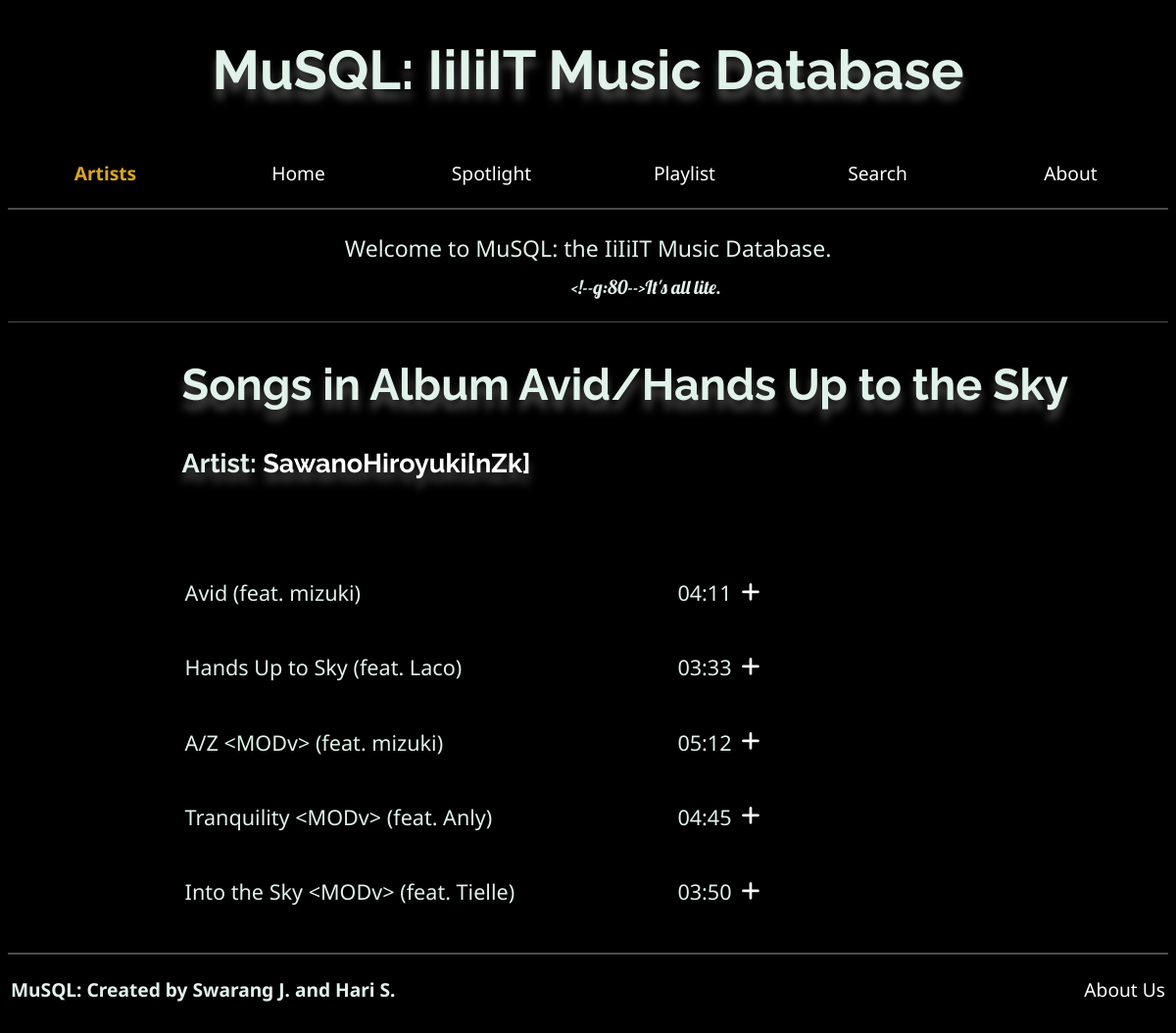
Screenshot of /songs/2/3 with the database file from the repository.
### tables this page shows
CREATE TABLE albums (artist_id INT,album_id INT,title CHAR(255),yearOfRelease INT,img_path CHAR(255));

CREATE TABLE artists (artist_id INT PRIMARY KEY, name CHAR(255));

CREATE TABLE songs (artist_id INT, album_id INT, song_name VARCHAR(255), duration VARCHAR(255));

### app.py (the view)
@app.route('/songs/<int:artist_no>/<int:album_no>')
def songs_artist_album(artist_no, album_no):
    if artist_no < 1 or artist_no > 5:
        return abort(404)
    with sql.connect("db.sqlite3") as cnx:
        cur = cnx.cursor()
        res = cur.execute('select name from artists where artist_id=?', (artist_no, ))
        artist_name = res.fetchone()[0]
        res = cur.execute('select title from albums where artist_id=? and album_id=?', (artist_no, album_no))
        temp = res.fetchone()
        if temp:
            print(temp)
            album_name = temp[0]
        else:
            return abort(404)
        res = cur.execute('select song_name, duration from songs where artist_id=? and album_id=?', (artist_no, album_no))
        songs = [(name, duration[:-3]) for name, duration in res.fetchall()]
        print(artist_no, album_no)
        res = cur.execute('select song_name, duration from playlist where artist_id=? and album_id=?',
                          (str(artist_no), str(album_no)))
        playlist = res.fetchall()
        filtered = []
        for name, duration in songs:
            if (name, duration) in playlist:
                filtered.append((name, duration, True))
            else:
                filtered.append((name, duration, False))
        print(playlist)
        print(filtered)
        return render_template("song_artist_album.html", artist_no=artist_no, album_no=album_no, artist_name=artist_name,
                               album_name=album_name, songs=filtered)

### templates/song_artist_album.html (shortened to what this page needs)
{% extends "base.html" %}
{% block content %}
<div id="page-container">
        <header>
            <h1 align="center"><strong>MuSQL: IiIiIT Music Database</strong></h1>
            <table style="width:100%" style="border-top:1px dotted #4b4b4b">
                <tr>
                    <td style="width:16%">
                        <p align="center"><a id="menu-link" class="highlight" href="/artists">Artists</a></p>
                    </td>
                    <td style="width:16%">
                        <p align="center"><a id="menu-link" href="/index">Home</a></p>
                    </td>
                    <td style="width:16%">
                        <p align="center"><a id="menu-link" href="/spotlight">Spotlight</a></p>
                    </td>
                    <td style="width:16%">
                        <p align="center"><a id="menu-link" href="/playlist">Playlist</a></p>
                    </td>
                    <td style="width:16%">
                        <p align="center"><a id="menu-link" href="/search">Search</a></p>
                    </td>
                    <td style="width:16%">
                        <p align="center"><a id="menu-link" href="/about">About</a></p>
                    </td>
                </tr>
            </table>
        </header>
        <div class = "top">
            <p align="center">Welcome to MuSQL: the IiIiIT Music Database.<br /><sub>It's all lite.</sub></p>
        </div>
        <div class="content">
            <h2>Songs in Album {{ album_name }}</h2>
            <h4>Artist: <a style="text-decoration:none; color:white" href="/albums/{{ artist_no }}">{{ artist_name }}</a></h4>
            <br />
            <br />
            <table style="width:80%">
                {% for song in songs %}
                <tr>
                    <td style="width:50%"><p>{{ song[0] }}</p></td>
                    <td style="width:20%"><p align="right">{{ song[1] }}</p></td>
                    <td>
                        {% if song[2] == True %}
                        <form method="post" action="/p/remove_from_playlist">
                            <input type="hidden" name="artist_no" value="{{ artist_no }}" />
                            <input type="hidden" name="album_no" value="{{ album_no }}" />
                            <input type="hidden" name="song_name" value="{{ song[0] }}" />
                            <input type="hidden" name="duration" value="{{ song[1] }}">
                            <button class="plus_button"><i id="plus" class="fa-solid fa-minus"></i></button>
                        </form>
                        {% else %}
                        <form method="post" action="/p/add_to_playlist">
                            <button class="plus_button"><i id="plus" class="fa-solid fa-plus"></i></button>
                        </form>
                        {% endif %}
                    </td>
                </tr>
                {% endfor %}
            </table>
        </div>
        <footer>
            <table style="width:100%">
            <tr>
                <td>
                    <p align="left"><b>MuSQL: Created by Swarang J. and Hari S.</b></p>
                </td>
                <td>
                    <p align="right"><a id="menu-link" href="about.html">About Us</a></p>
                </td>
            </tr>
            </table>
        </footer>
    </div>
{% endblock %}
{% block custom_css %}
    <link rel="stylesheet" href="https://cdnjs.cloudflare.com/ajax/libs/font-awesome/6.4.0/css/all.min.css" />
    <link rel="stylesheet" href="{{ url_for('static', filename='songs_artist_album.css') }}" />
{% endblock %}

### static/common.css (style rules this page uses)
body { background-color: black; }
header { background-color: black !important; border-bottom: 2px solid #4b4b4b; position: sticky; width: 100%; top: 0; z-index: 100; }
h1 { font-family: 'Raleway', sans-serif; font-size: 7ch; filter: drop-shadow(0px 10px 4px #4b4b4b); color: #E0F2E9; }
h2 { font-family: 'Raleway', sans-serif; font-size: 5ch; filter: drop-shadow(0px 10px 4px #4b4b4b); color: #E0F2E9; }
h4 { font-family: 'Raleway', sans-serif; font-size: 3ch; filter: drop-shadow(0px 10px 4px #4b4b4b); color: #E0F2E9; }
p { font-family: 'Noto Sans', sans-serif; font-size: larger; color: #E0F2E9; }
sub { font-family: 'Lobster', cursive; padding-left:10%; }
.top { font-size: larger; border-bottom: 1px solid #4b4b4b; }
.content { font-size: large; padding-left: 15%; }
#menu-link { text-decoration: none; color:white; }
.highlight { color:goldenrod !important; text-decoration: none; font-weight: bold; }
footer { width:100%; border-top: 2px solid #4b4b4b; margin-top: 2%; }

### static/songs_artist_album.css (style rules this page uses)
.plus_button { border:none; background-color: black; color:white; font-size: larger; }

### rows the page displays
albums: title "Avid/Hands Up to the Sky"
artists: name "SawanoHiroyuki[nZk]"
songs: song_name "Avid (feat. mizuki)", duration "04:11"
songs: song_name "Hands Up to Sky (feat. Laco)", duration "03:33"
songs: song_name "A/Z <MODv> (feat. mizuki)", duration "05:12"
songs: song_name "Tranquility <MODv> (feat. Anly)", duration "04:45"
songs: song_name "Into the Sky <MODv> (feat. Tielle)", duration "03:50"
